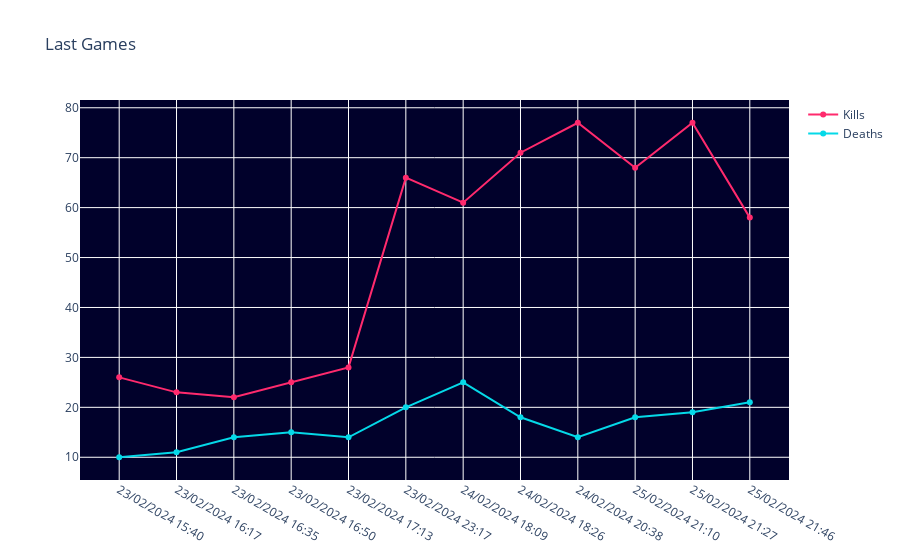

This figure's notebook cell:
### Code cell
fig = go.Figure()
fig.add_trace(go.Scatter(x=records_df['Date time'], y=records_df['Kills'], mode='lines+markers', name='Kills', line=dict(color='#FF2A6D')))
fig.add_trace(go.Scatter(x=records_df['Date time'], y=records_df['Deaths'], mode='lines+markers', name='Deaths', line=dict(color='#05D9E8')))
fig.update_layout(title='Last Games', hovermode='x', plot_bgcolor='#01012B')

### Figure 1 — Plotly figure (JSON) as saved in the notebook; plotly's stock layout.template omitted (floating-point values rounded to 4 significant figures)
{"data": [{"line": {"color": "#FF2A6D"}, "mode": "lines+markers", "name": "Kills", "type": "scatter", "x": ["23/02/2024 15:40", "23/02/2024 16:17", "23/02/2024 16:35", "23/02/2024 16:50", "23/02/2024 17:13", "23/02/2024 23:17", "24/02/2024 18:09", "24/02/2024 18:26", "24/02/2024 20:38", "25/02/2024 21:10", "25/02/2024 21:27", "25/02/2024 21:46"], "y": [26, 23, 22, 25, 28, 66, 61, 71, 77, 68, 77, 58]}, {"line": {"color": "#05D9E8"}, "mode": "lines+markers", "name": "Deaths", "type": "scatter", "x": ["23/02/2024 15:40", "23/02/2024 16:17", "23/02/2024 16:35", "23/02/2024 16:50", "23/02/2024 17:13", "23/02/2024 23:17", "24/02/2024 18:09", "24/02/2024 18:26", "24/02/2024 20:38", "25/02/2024 21:10", "25/02/2024 21:27", "25/02/2024 21:46"], "y": [10, 11, 14, 15, 14, 20, 25, 18, 14, 18, 19, 21]}], "layout": {"hovermode": "x", "plot_bgcolor": "#01012B", "title": {"text": "Last Games"}}}
